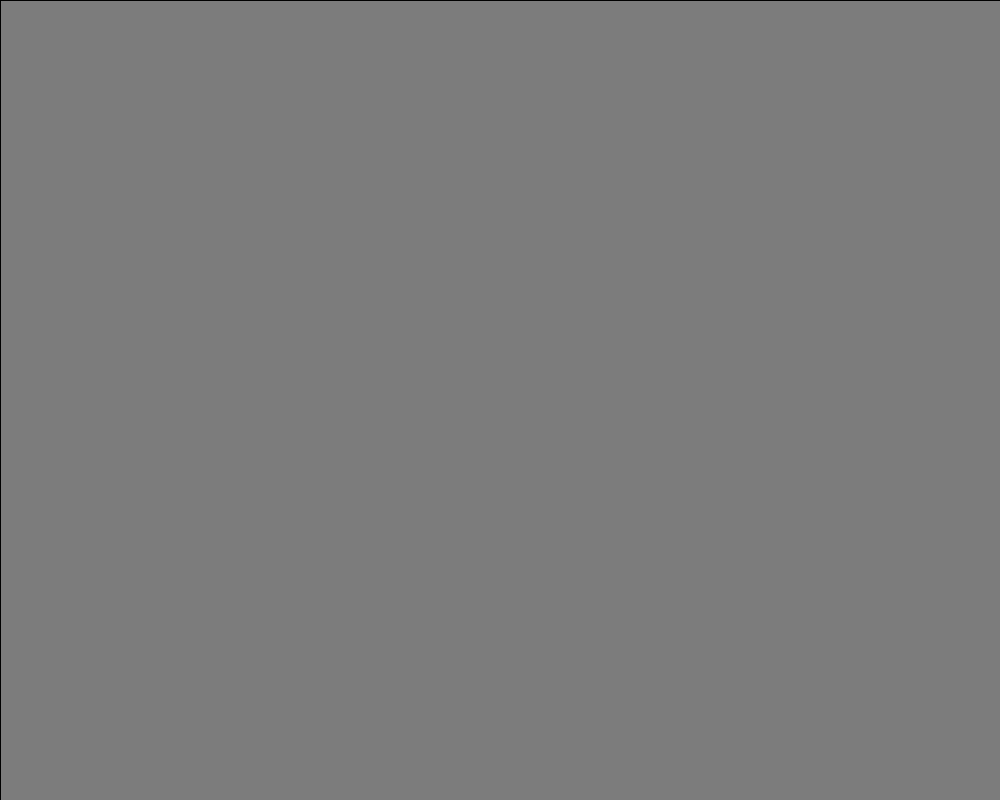
Frame 1 (no input)
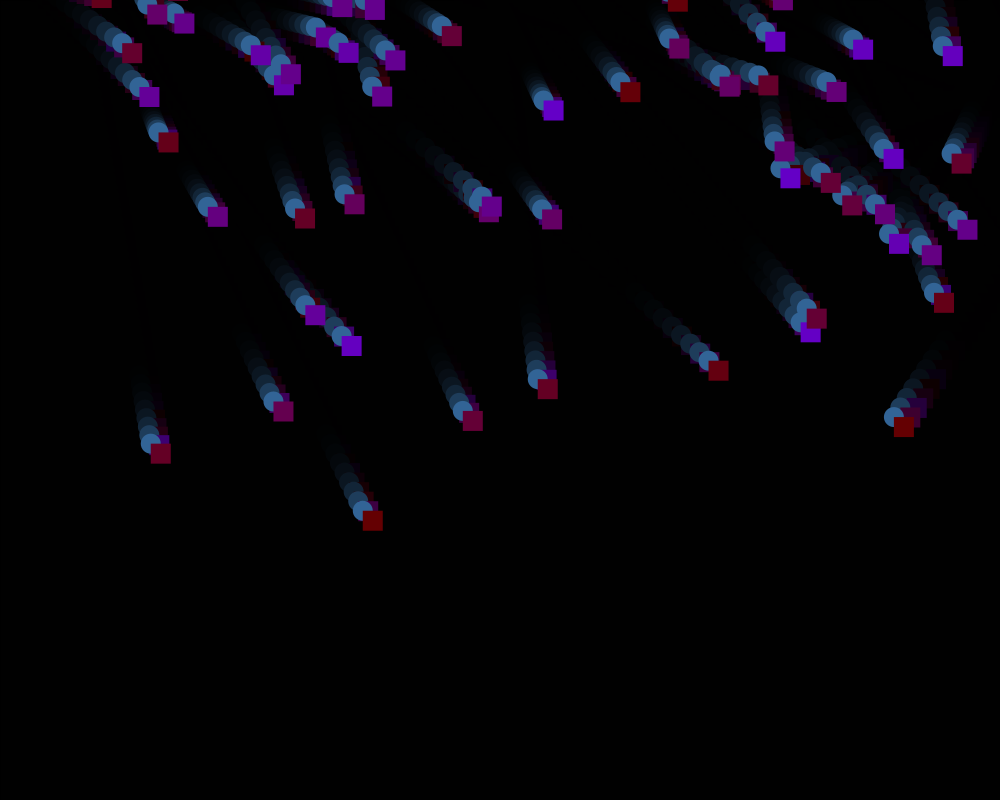
Frame 60 (the mouse pressed at the canvas centre just before this capture)
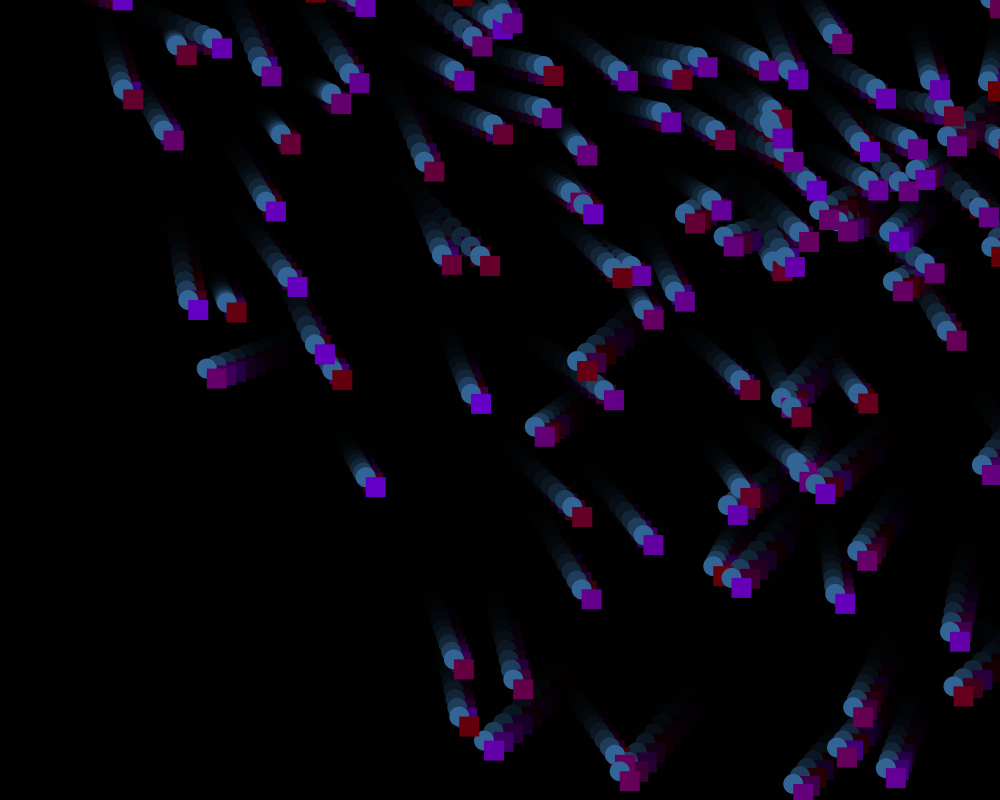
Frame 120 (the mouse held since frame 60 and released just before this capture)

The Processing sketch that drew these frames (run headless with seeded random() and noise(); from frame 60 on, the mouse is pressed at the canvas centre):

// Processing sketch: processing_23139
// ── processing_23139.pde


Gota[] gotas = new Gota[1000]; //Declaracion de variable TIPO arreglo o 'array'
//que se llama 'gotas' y contiene 1000 elementos tipo 'Gota'

//variable para saber cuantas gotas han salido, cuando llega a mil comienza nuevamente de 0.
int totalgotas = 0;
//nueva variable para saber cuantas gotas han salido

void setup() {
  size(1000,800);
  smooth();
}

void draw() {
  //background(0);
  fill (0,100);
  rect (0,0, width, height);
  // Iniciar el aray .las gotas:
  gotas[totalgotas] = new Gota();
  // Sumar al numero de gotas: Esto equivale la frase:
  // "totalgotas =  totalgotas+1;"
  totalgotas++ ;
  // si llegamos al final de las gotas...
  if (totalgotas >= gotas.length) {
    totalgotas = 0; //empezar de nuevo
  }

  // hacer llover y mostrar
  for (int i = 0; i < totalgotas; i++ ) {
    //for loop para otorgar el verbo 'llover' y 'mostrar' a todas las gotas
    //y a cada una, una por una...
    gotas[i].llover();
    gotas[i].mostrar();
    gotas[i].rebotar();
  }

}
class Gota {
  float x,y;   // Variables de ubicacion de las gotas
  float velocidadY; 
   float velocidadX;// velocidad
  color c; //color de las gotas
  float r;     // el radio de la gota

  Gota() {
    r = 8;                 // todas las gotas son del mismo tamanio
    x = random (width);     // empezar con una ubicacion 'random' dentro del 'width'
    y = -r*4;              // comenzar mas arriba de el campo ,
    //para que parezcan que caen desde mas alla.
  velocidadY= random (1,10);
  velocidadX = random (1,10);   // elegir una velocidad random entre 1 y 5
    c = color(50,100,150); // Color de las gotas
  }

  // mover la gota hacia abajo
  void llover() {
    // acelerar velocidad
    y += velocidadY;
    x += velocidadX;//dos variables de velocidad
  }

 // mostrar-dibujar las gotas
  void mostrar() {
    fill(c);
    noStroke();
    ellipse(x ,y  , 20, 20);
    fill (100,c,random (1,200));
     rect(x ,y  , 20, 20);
  }
  void rebotar (){ 
  if (x>= width || x <=0 ){
 velocidadX = velocidadX *-1;
}

 // if (y>= height  || y <=0 ){
// velocidadY = velocidadY *-1;
//}
  
}}
